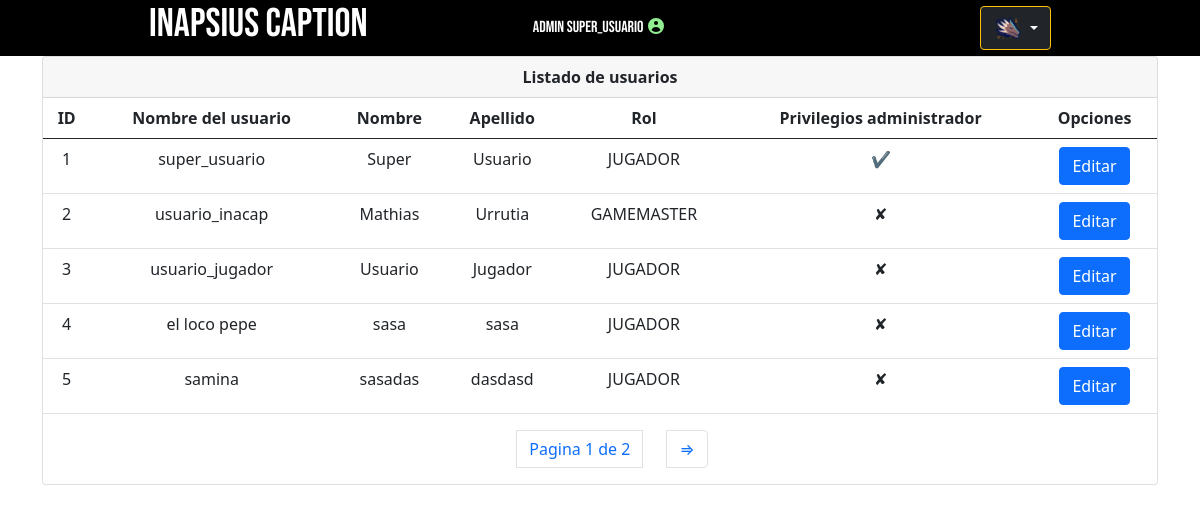
Screenshot of /usuarios/listar_usuarios/ (signed in) with the database file from the repository.
### apps/usuario/models.py (models this page shows, shortened)
class Usuario(AbstractBaseUser,PermissionsMixin):
    class Types(models.TextChoices):
        GAMEMASTER = 'GAMEMASTER','Gamemaster'
        JUGADOR = 'JUGADOR', 'Jugador'
    type = models.CharField(_('Rol'), choices=Types.choices, default=Types.JUGADOR , max_length=30)
    username = models.CharField('Nombre usuario', max_length=30, unique=True)
    email = models.EmailField('Correo electronico', max_length=250, unique= True)
    nombre = models.CharField('Nombre', max_length=30)
    apellido = models.CharField('Apellido', max_length=30)
    is_active = models.BooleanField(default= True)
    is_staff = models.BooleanField('Es miembro del staff',default= False)
    objects = UsuarioManager()
    USERNAME_FIELD = 'username'
    REQUIRED_FIELDS = ['email','nombre','apellido']

### apps/usuario/views.py (the view)
# urls.py: path('listar_usuarios/',ListadoUsuario.as_view(), name = 'listar_usuarios'),
class ListadoUsuario( LoginStaffMixin,ListView):
    model = Usuario
    template_name= 'usuarios/opciones/listar_usuarios.html'
    success_url = reverse_lazy('index')
    paginate_by = 5 # PAGINACION
    def get_queryset(self):
        return self.model.objects.filter(is_active = True)

### apps/usuario/mixins.py (called while the page is built)
    def dispatch(self, request, *args, **kwargs):
        if request.user.is_authenticated:
            if request.user.is_staff:
                return super().dispatch(request, *args, **kwargs)
        return redirect('index')

### templates/usuarios/opciones/listar_usuarios.html
{% extends 'home.html' %}
{% block contenido %}
<div  class="container" >
    {% if object_list %}
    <div class="card">
        <div class="card-header text-center">
            <strong class="card-title ">Listado de usuarios </strong>
        </div>
        <div class=" table-stats order-table ov-h">
            <table class="table table-responsive">
                <thead>
                    <tr class="text-center">
                        <th>ID</th>
                        <th>Nombre del usuario</th>
                        <th>Nombre</th>
                        <th>Apellido</th>
                        <th>Rol</th>
                        <th>Privilegios administrador</th>
                        <th>Opciones</th>
                    </tr>
                </thead>
                <tbody>
                    {% for usuario in object_list %}
                        <tr class="text-center">
                            <td> {{ usuario.id }} </td>
                            <td> {{ usuario.username }} </td>
                            <td> {{ usuario.nombre }} </td>
                            <td> {{ usuario.apellido }} </td>
                            <td> {{ usuario.type }} </td>
                            {% if usuario.is_superuser %}
                            <td> &#10004;</td>
                            {% else %}
                            <td>&#x2718;</td>
                            {% endif %}
                    {% if request.user.is_superuser %}
                            <td>
                                <a href="{% url 'usuarios:editar_usuario' usuario.id %}" class="btn btn-primary">Editar</a>
                            </td>
                    {% else %}
                            <td ><p class="alert alert-danger" role="alert">No tienes permisos contacte al admin</p></td>
                        </tr>
                    {% endif %}
                    {% endfor %}
                </tbody>
            </table>
            {% block paginacion %}
                {% include 'components/paginacion.html' %}
            {% endblock paginacion %}
    </div>
{% else %}
<h1><strong><b>No existen usuarios registrados</b></strong></h1>
{% endif %}
</div>
{% endblock contenido %}

### templates/components/header.html (shortened to what this page needs)
{% load static %}
{% block header %}
<div class="header ">
  <div class="header-sup">
    <h1><a style="text-decoration: none; color:white;" href="{% url 'index' %}">Inapsius Caption</a></h1>
  </div>
  {% if user.last_login %}
  {% if user.is_superuser%}
  <p class="m-3 text-center" > ADMIN {{user.username}} <svg xmlns="http://www.w3.org/2000/svg" width="20" viewBox="0 0 20 20" fill="lightgreen">
          <path fill-rule="evenodd" d="M18 10a8 8 0 11-16 0 8 8 0 0116 0zm-6-3a2 2 0 11-4 0 2 2 0 014 0zm-2 4a5 5 0 00-4.546 2.916A5.986 5.986 0 0010 16a5.986 5.986 0 004.546-2.084A5 5 0 0010 11z" clip-rule="evenodd" />
  </svg></p>
  {% endif %}
  {% endif %}
    <div class="btn-group">
        <button type="button" class="btn btn-warning dropdown-toggle bg-dark text-light" data-bs-toggle="dropdown" aria-expanded="false">
          <img src="{% static 'img/icon.png' %}" width="30">
        </button>
      </div>
</div>
{% endblock  %}

### rolgame/static/css/style.css (style rules this page uses)
* { margin: 0; padding: 0; box-sizing: border-box; }
.header { width: 100%; display: flex; justify-content: space-evenly; background: #000000; text-align: center; align-items: center; font-family: 'Bebas Neue', cursive; color: white; }

### rows the page displays
Usuario: username "super_usuario", id "1", nombre "Super", apellido "Usuario", type "JUGADOR", is_superuser "Editar"
Usuario: id "2", username "usuario_inacap", nombre "Mathias", apellido "Urrutia", type "GAMEMASTER"
Usuario: id "3", username "usuario_jugador", nombre "Usuario", apellido "Jugador", type "JUGADOR"
Usuario: id "4", username "el loco pepe", nombre "sasa", apellido "sasa", type "JUGADOR"
Usuario: id "5", username "samina", nombre "sasadas", apellido "dasdasd", type "JUGADOR"

### other values shown
{{ page_obj.number }} "1"
{{ page_obj.paginator.num_pages }} "2"
